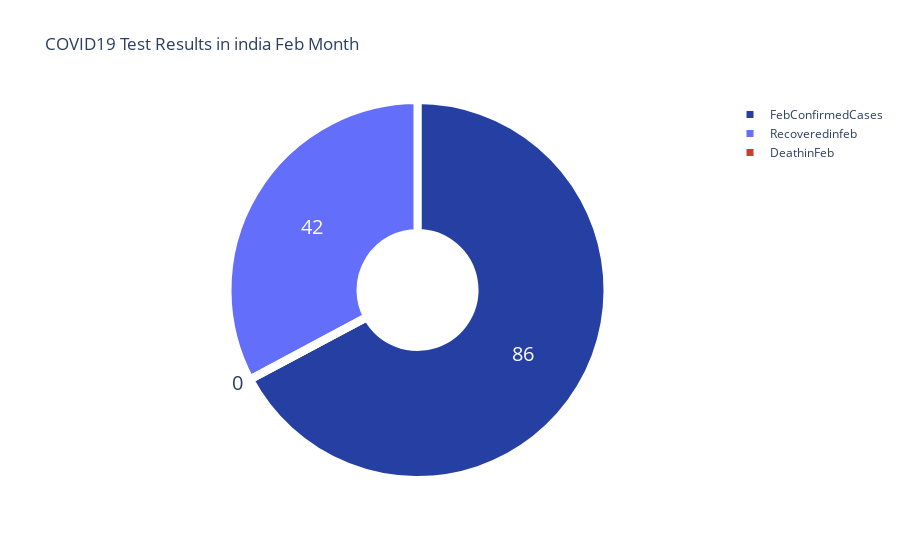

The cell this chart's notebook holds for it:
### Code cell
fig = go.Figure(data=[go.Pie(labels=['FebConfirmedCases','DeathinFeb','Recoveredinfeb'],
                            values= [FebConfirmedCases,DeathsinFeb,Recoveredinfeb],hole =.3)])
fig.update_traces(hoverinfo='label+percent', textinfo='value',textfont_size=20,
                  marker=dict(colors=['#263fa3','#cc3c2f'], line=dict(color='#FFFFFF', width=8)))
fig.update_layout(title_text='COVID19 Test Results in india Feb Month',plot_bgcolor='rgb(275, 270, 273)')

### Figure 1 — Plotly figure (JSON) as saved in the notebook; plotly's stock layout.template omitted (floating-point values rounded to 4 significant figures)
{"data": [{"hole": 0.3, "hoverinfo": "label+percent", "labels": ["FebConfirmedCases", "DeathinFeb", "Recoveredinfeb"], "marker": {"colors": ["#263fa3", "#cc3c2f"], "line": {"color": "#FFFFFF", "width": 8}}, "textfont": {"size": 20}, "textinfo": "value", "type": "pie", "values": [86, 0, 42]}], "layout": {"plot_bgcolor": "rgb(275, 270, 273)", "title": {"text": "COVID19 Test Results in india Feb Month"}}}
